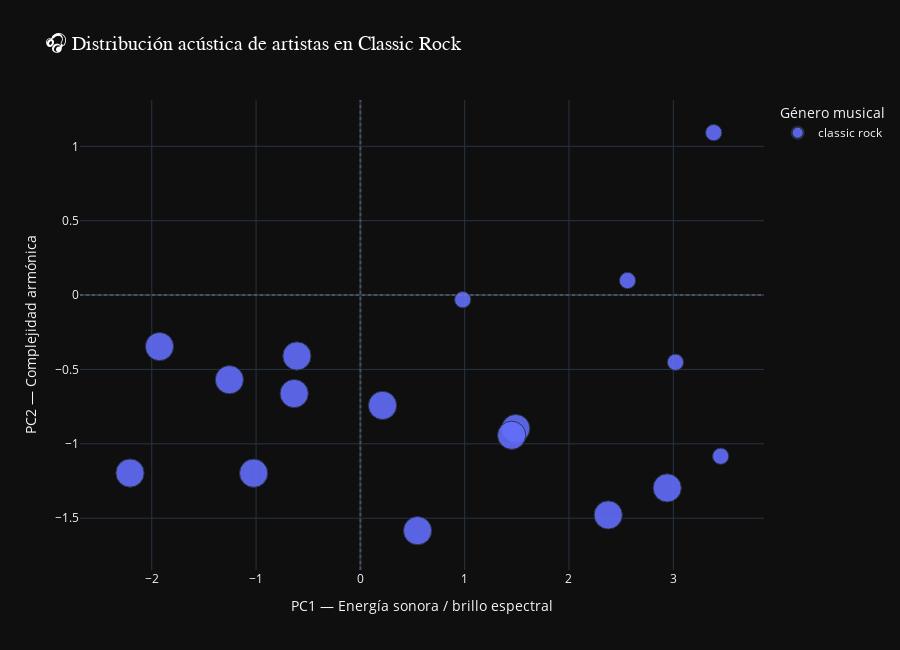

The cell this chart's notebook holds for it:
### Code cell
selected_genre = "classic rock"
df_artist_plot = artist_centroids.query("main_genre == @selected_genre")

fig_artists = px.scatter(
    df_artist_plot,
    x="PC1",
    y="PC2",
    color="main_genre",
    size="n_tracks",
    hover_name="artist_name",
    hover_data={"PC1":":.2f", "PC2":":.2f", "PC3":":.2f", "n_tracks":True},
    title=f"🎧 Distribución acústica de artistas en {selected_genre.title()}",
    opacity=0.9,
    width=900,
    height=650
)

fig_artists.update_layout(
    template="plotly_dark",
    title_font=dict(size=20, family="Arial Black", color="white"),
    xaxis_title="PC1 — Energía sonora / brillo espectral",
    yaxis_title="PC2 — Complejidad armónica",
    legend_title_text="Género musical",
    plot_bgcolor="rgba(15,15,15,1)",
    paper_bgcolor="rgba(15,15,15,1)"
)

fig_artists.add_hline(y=0, line_dash="dot", line_color="gray", opacity=0.4)
fig_artists.add_vline(x=0, line_dash="dot", line_color="gray", opacity=0.4)

fig_artists.show()

### Figure 1 — Plotly figure (JSON) as saved in the notebook; plotly's stock layout.template omitted (floating-point values rounded to 4 significant figures)
{"data": [{"customdata": [[-0.2279, 3.0], [1.127, 1.0], [-0.5953, 1.0], [-0.5186, 3.0], [-0.4598, 3.0], [-0.3067, 1.0], [-0.0002784, 3.0], [-0.7324, 3.0], [-0.2379, 3.0], [-0.7356, 3.0], [0.005694, 3.0], [-0.1509, 3.0], [0.643, 1.0], [-0.7964, 3.0], [-1.787, 1.0], [0.5909, 3.0], [-0.3011, 3.0]], "hovertemplate": "<b>%{hovertext}</b><br><br>main_genre=classic rock<br>PC1=%{x:.2f}<br>PC2=%{y:.2f}<br>n_tracks=%{customdata[1]}<br>PC3=%{customdata[0]:.2f}<extra></extra>", "hovertext": ["AC/DC", "Badfinger", "Big Star", "Black Sabbath", "Bon Jovi", "Buffalo Springfield", "Grateful Dead", "Guns N' Roses", "Jefferson Airplane", "Kiss", "Led Zeppelin", "Love", "Neil Young", "Pink Floyd", "The Band", "The Doors", "Van Halen"], "legendgroup": "classic rock", "marker": {"color": "#636efa", "opacity": 0.9, "size": [3, 1, 1, 3, 3, 1, 3, 3, 3, 3, 3, 3, 1, 3, 1, 3, 3], "sizemode": "area", "sizeref": 0.0075, "symbol": "circle"}, "mode": "markers", "name": "classic rock", "orientation": "v", "showlegend": true, "type": "scatter", "x": [-1.256, 0.9813, 3.454, 0.2125, -1.926, 3.387, 1.49, -0.6084, 2.376, -1.023, 1.45, -0.6346, 3.021, 2.942, 2.561, 0.5483, -2.209], "xaxis": "x", "y": [-0.5691, -0.03138, -1.083, -0.7418, -0.3461, 1.092, -0.8975, -0.4098, -1.478, -1.198, -0.9427, -0.6624, -0.4516, -1.297, 0.09764, -1.584, -1.197], "yaxis": "y"}], "layout": {"height": 650, "legend": {"itemsizing": "constant", "title": {"text": "Género musical"}, "tracegroupgap": 0}, "paper_bgcolor": "rgba(15,15,15,1)", "plot_bgcolor": "rgba(15,15,15,1)", "shapes": [{"line": {"color": "gray", "dash": "dot"}, "opacity": 0.4, "type": "line", "x0": 0, "x1": 1, "xref": "x domain", "y0": 0, "y1": 0, "yref": "y"}, {"line": {"color": "gray", "dash": "dot"}, "opacity": 0.4, "type": "line", "x0": 0, "x1": 0, "xref": "x", "y0": 0, "y1": 1, "yref": "y domain"}], "title": {"font": {"color": "white", "family": "Arial Black", "size": 20}, "text": "🎧 Distribución acústica de artistas en Classic Rock"}, "width": 900, "xaxis": {"anchor": "y", "domain": [0, 1], "title": {"text": "PC1 — Energía sonora / brillo espectral"}}, "yaxis": {"anchor": "x", "domain": [0, 1], "title": {"text": "PC2 — Complejidad armónica"}}}}
